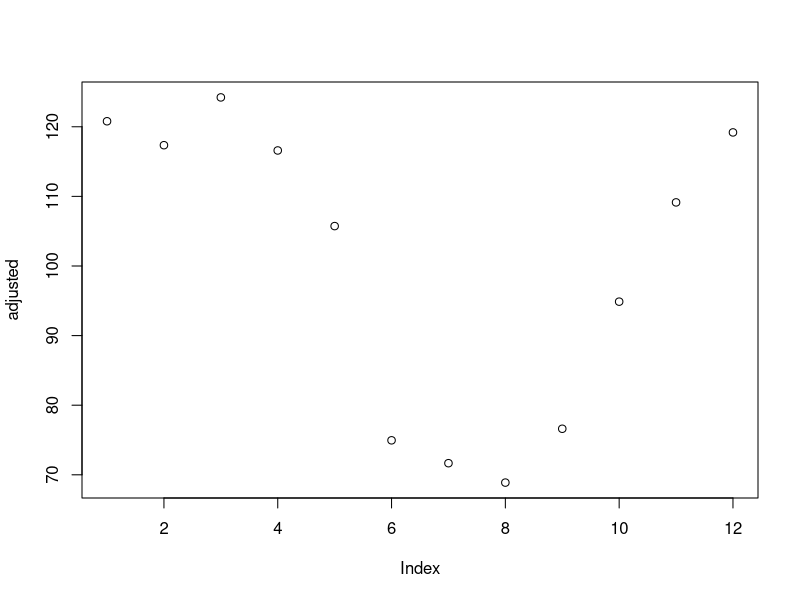
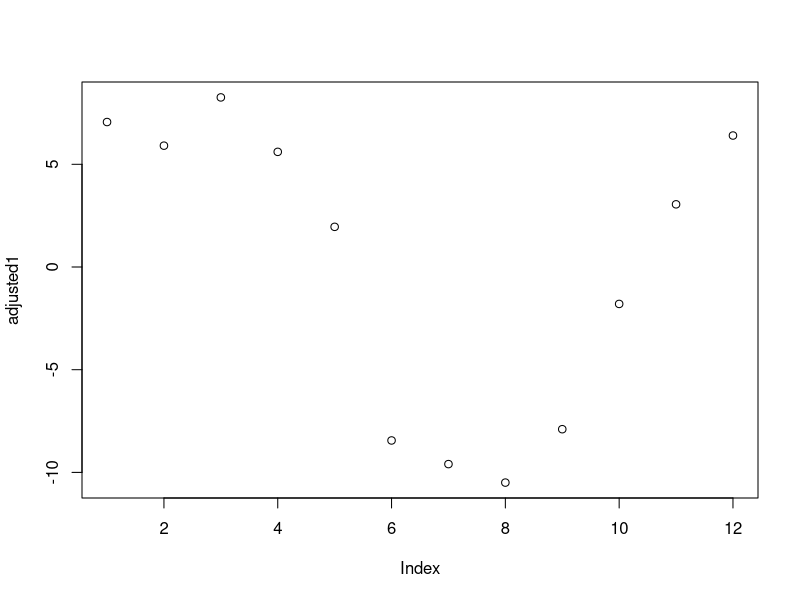

Here is the R script that generated these plots, in order:
rm(list=ls())
seven=c(41,41,44,40,39,29,26,25,28,32,39,42)
eight=c(43,42,46,43,39,28,25,24,24,31,37,42)
nine=c(39,39,38,36,31,23,23,23,26,32,37,39)
ten=c(43,39,42,40,35,22,23,21,25,32,33,36)
df=data.frame(seven,eight,nine,ten);df
t=seq(1,4,1)
M=matrix(c(seven,eight,nine,ten),nrow=12);M
YearlyMean=apply(M,2,mean)
lm(YearlyMean~t)
t=0
T=0
for (t in 1:48)
{
T[t]=36.875 - 1.192*(6+t-0.5)/12
}
T

percentage=df*100/T;percentage
monthly.avg=apply(percentage,1,mean);monthly.avg
adjusted=1200*monthly.avg/sum(monthly.avg);adjusted
plot(adjusted)

percentage1=(df-T);percentage1
monthly.avg1=apply(percentage1,1,mean);monthly.avg1
adjusted1=(monthly.avg1-sum(monthly.avg1)/12);adjusted1
plot(adjusted1)
